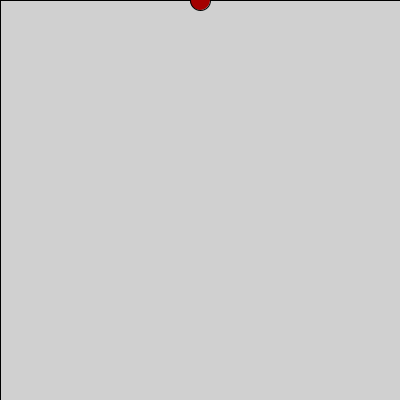
Frame 1 (no input)
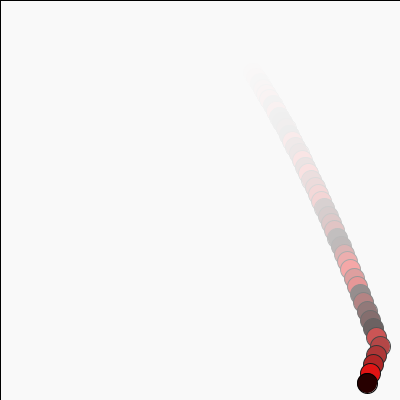
Frame 60 (the mouse pressed at the canvas centre just before this capture)
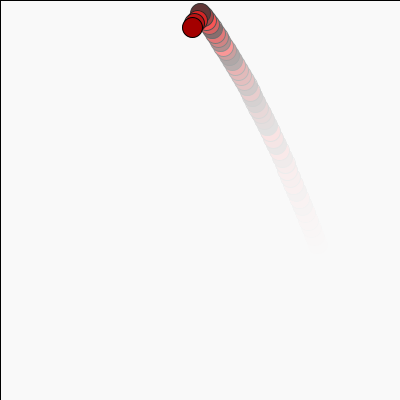
Frame 120 (the mouse held since frame 60 and released just before this capture)

The Processing sketch that drew these frames (run headless with seeded random() and noise(); from frame 60 on, the mouse is pressed at the canvas centre):

// Processing sketch: processing_71834
// ── processing_71834.pde

/*
/ Norm Krumpe
 / September 23, 2012
 / An object that bounces around the screen.  There are 
 / a couple reasons I made this.
 / 1. To play around with objects that bounce around the
 /    screen.
 / 2. To be extra careful about documenting my code and
 /    factoring my code into methods (functions) that
 /    make it easy to adjust.
 / 3. PLEASE play around with this.  
 */

// The location, size, and speed of the ball
float speedX, speedY;
float objectX, objectY, objectWidth, objectHeight;

// acceleration...modify this to affect
// how the ySpeed changes.  Closer to zero
// reduces the effects of gravity.  For example,
// 0.1 makes it seem more like how things might move
// on the moon.
float GRAVITY = 0.1;

// damping effect...modify this to affect
// the bounciness of the object.  Closer to zero
// loses bounciness.  Closer to 1 makes it more
// like a superball.
float DAMPING = 1.00001;

// friction effect...modify this to affect
// the left-right motion when the object hits the floor.
// Closer to 1 makes the floor "slick", and closer to
// 0 makes the floor rougher, like sandpaper.
float FRICTION = .9;

// Set the screen size, the object's initial size,
// location, and speed.
void setup() {
  size(400, 400);

  objectX = width/2;
  objectY = 0;

  objectWidth = 20;
  objectHeight = objectWidth;

  speedX = 4;
  speedY = 4;
}

// The main driver for the motion
void draw() {

  // The second number in the fill affects
  // the transparency.  Adjust it to increase
  // or decrease the "tail" left behind the moving
  // object.
  fill(255, 20);
  rect(0, 0, width, height);

  drawObject();
  adjustForGravity();
  updateObjectLocation();
  checkForCollision();
}

// This draws the object that is bouncing.  Right
// now the object is a rectangle.  But it shouldn't
// be too hard to change this to some other object.
void drawObject() {
  updateColor(); 
  ellipse(objectX, objectY, objectWidth, objectHeight);
}
void updateColor(){
fill(random(255),0,0);
}
// Adjusts the location of the object based on its
// current location and its speed
void updateObjectLocation() {
  objectX = objectX + speedX;
  objectY = objectY + speedY;
}

// Adjusts the object's y speed based on its
// current speed and the force of gravity
void adjustForGravity() {
  speedY = speedY + GRAVITY;
}

// Make adjustments whenever the object hits
// the wall or a floor.  Any of these should
// reverse the direction of the object (hitting
// the two walls, for example, reverses speedX).
// Hitting the floor will call friction and 
// damping into play.  Should hitting a wall
// be affected by friction?  What about hitting
// the ceiling?
void checkForCollision() {

  // Check for right-wall collision
  // This (perhaps poorly) assumes that
  // the object's position (objectX, objectY)
  // is based on that position being in the
  // upper-left corner of that object.
  // If (objectX, objectY) were in the center
  // of the object, then this code would need
  // to be adjusted appropriately.
  if (objectX > width - objectWidth) {
    objectX = width - objectWidth;
    speedX = -1 * speedX;
  }
  // Check for left-wall collision
  else if (objectX < 0+objectWidth) {
    objectX = 0+objectWidth;
    speedX = -1 * speedX;
  }

  // Check for floor collision:
  if (objectY > height - objectHeight/2) {
    objectY = height - objectHeight;
    speedY = -1 * speedY;
    speedY = DAMPING * speedY;
    speedX = FRICTION * speedX;
  }
  else if (objectY<objectHeight/2){
  objectY = objectHeight;
    speedY = -1 * speedY;
    speedY = DAMPING * speedY;
    speedX = FRICTION * speedX;
  }
}
